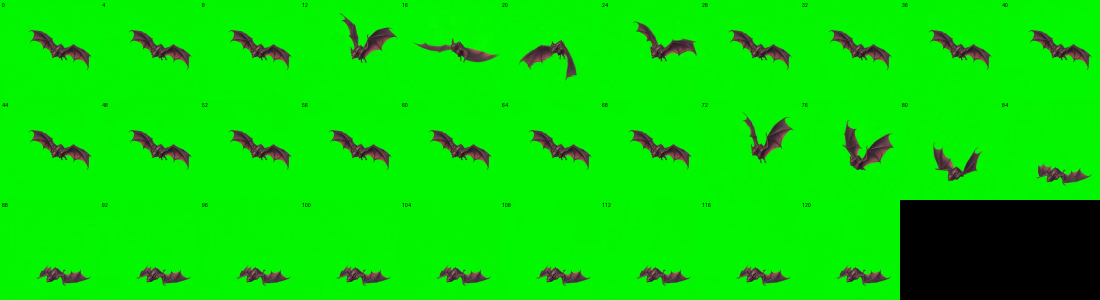
#> input picture design/xianxia-motion-2026-11-28/bat-hit-death-contact.png, 2200 x 600 px (shown at 1/2 size)
$ python -i export.py   (imports and definitions only)
#> lines starting #> are read from the running program, lines starting #| are printed output that depends on the picture
# 2026-11-27 bat-humanoid bite + elite M07 stomp for bat/snake/snake-lady/falcon (copied from design/xianxia-boss-skills-2026-11-26/export.py; adds degreen). Earlier: 2026-11-26 M08 clips (copied from design/xianxia-boss-skills-2026-11-25/export.py). Earlier: 2026-11-25 skill clips (copied from design/xianxia-boss-skills-2026-11-24/export.py; adds per-phase sources). Earlier: 2026-11-24 skill clips (copied from design/xianxia-normal-attacks-2026-11-22/export.py, same day). Earlier: 2026-11-22 normal attacks (copied from the rage M02 exporter, same day). Earlier header: 2026-11-22 rage M02 clips (exporter copied from 11-13). Original header: 2026-11-13 skill clips (exporter copied from 11-12) from Scenario P-Video 2 Pro (480px/24fps/124 frames), copied from the 11-09 exporter.
# yak: channel (M19); rhino: brace (M20 before the charge); wolf-humanoid: howl (M05); tiger-humanoid / falcon-humanoid: stomp (M07).
# Windows are 0-based source frame indices. Tiger uses clean-frames/ (rocks and cracks removed by clean_tiger.py).
# Each skill clip has 16 frames, phases windup 6 / active 2 / recovery 8. Frames are first composed in a 480 cell
# with one fixed scale/offset per clip (source frame-0 subject matched to the runtime walk move-000: height, centre,
# feet), then stored in a smaller cell (384 or 320) so the atlas stays within 3840x4096; a per-frame displayScale
# restores the 480 display size, and the normalized anchor is unchanged by uniform scaling.
# 2026-11-22 fix: the runtime sets the sprite content size to bodySize*displayScale whatever the cell's pixel size,
# so a smaller cell needs no 480/small compensation; displayScale is only the fit scale ds. Existing atlases were corrected.
# Every existing runtime frame is copied byte-identically. usage: export.py bear-humanoid|rhino|yak
from pathlib import Path
from PIL import Image, ImageFilter, ImageDraw
import numpy as np, json, hashlib, sys
ROOT = Path(__file__).resolve().parents[2]; RES = ROOT / 'cocos-pilot/assets/resources/tower-monsters-motion'; HERE = Path(__file__).resolve().parent
COUNTS = {'windup': 6, 'active': 2, 'recovery': 8}
JOBS = {
    # 2026-11-28 snake-lady ordinary bite (normal snake-lady, floor 8). v1 grew a snake jaw and sprayed red mist (rejected);
    # v2 26-110 bursts into red glow, so only its clean lunge is used: windup 2-18 lean back, active 20-22 dart forward with
    # the claws, recovery plays the lean back in reverse.
    'snake-lady': [('bite', 'snake-lady-bite-v2', {'windup': [2, 6, 10, 14, 18], 'active': [20, 21, 22], 'recovery': [19, 15, 10, 5, 1], 'degreen': True, 'despeckle': True})],
    # Bat hit + death from one clip: 12-28 flinch back to hover (18-20 fold the wings into a twisted pose, skipped); 72-88 limp fall, 88+ lying still.
    'bat': [('hit', 'bat-hit-death', {'windup': [12, 14, 15], 'active': [16, 21], 'recovery': [24, 26, 28], 'degreen': True, 'despeckle': True}),
            ('death', 'bat-hit-death', {'windup': [70, 72, 74, 76], 'active': [78, 80, 82], 'recovery': [84, 86, 88, 94, 104], 'degreen': True, 'despeckle': True})],
    # Crocodile hit: 2-10 head jerks up and back, played out and back (12+ turns sideways). Death: 56-76 sinks flat, legs splayed.
    'crocodile': [('hit', 'crocodile-hit-death', {'windup': [2, 4, 6], 'active': [8, 10], 'recovery': [8, 6, 3], 'degreen': True, 'despeckle': True}),
                  ('death', 'crocodile-hit-death', {'windup': [56, 58, 60], 'active': [62, 64, 66], 'recovery': [68, 70, 72, 76], 'degreen': True, 'despeckle': True})],
    # Boar-humanoid: 14-33 head and chest jerk back and settle; 86-108 knees buckle and it falls face down, still from 108.
    'boar-humanoid': [('hit', 'boar-humanoid-hit-death', {'windup': [14, 17, 20], 'active': [23, 26], 'recovery': [28, 30, 33], 'degreen': True, 'despeckle': True}),
                      ('death', 'boar-humanoid-hit-death', {'windup': [86, 88, 90, 92], 'active': [94, 96, 98], 'recovery': [100, 102, 104, 108, 116], 'degreen': True, 'despeckle': True})],
}
# 2026-11-28: the snake-lady atlas was full (4096x3904, its 256 side column used by stomp). Repack it on a 4096-wide shelf
# with its 480 cells resampled to 384 (still above the 256 native minimum) and new frames at 256.
REPACK = {'snake-lady': dict(width=4096, shrink={480: 384}, small=256), 'bat': dict(width=4096, shrink={480: 384}, small=384), 'crocodile': dict(width=4096, shrink={480: 384}, small=384)}
# [6 lines left out: function shelf, not called in this run]
W, H = 3840, 4096
def key(path):
#> called with path = 'bat-hit-death-contact.png'
    a = np.array(Image.open(path).convert('RGB')).astype(float)
    ex = a[:, :, 1] - np.maximum(a[:, :, 0], a[:, :, 2]); al = np.clip((55 - ex) / 35, 0, 1) * 255
#> after `ex = a[:, :, 1] - np.maximum(a[:, :, 0], a[:, :, 2])`:
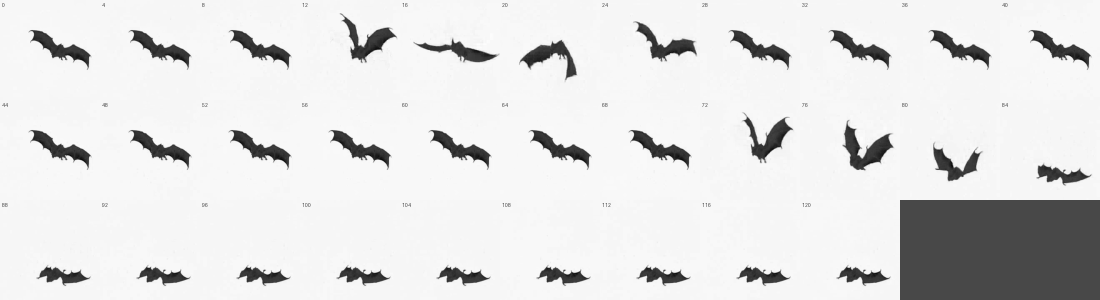
#> ex: shape (600, 2200) float64 (shown at 1/2 size); min -101, max 255, mean 212.5; drawn with min black and max white
#> after `al = np.clip((55 - ex) / 35, 0, 1) * 255`:
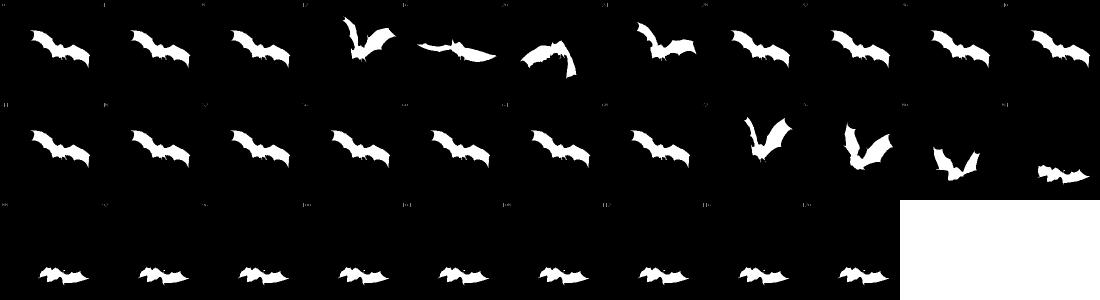
#> al: shape (600, 2200) float64 (shown at 1/2 size); min 0, max 255, mean 29.9
    a[:, :, 1] = np.minimum(a[:, :, 1], np.maximum(a[:, :, 0], a[:, :, 2]))
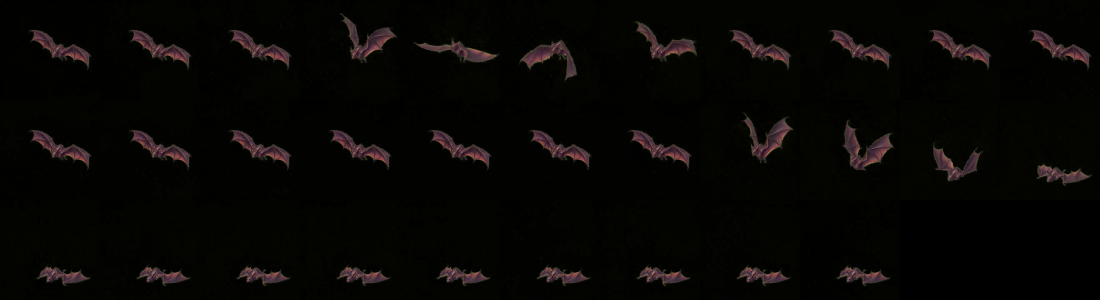
#> a: shape (600, 2200, 3) float64 (shown at 1/2 size); mean R, G, B 7.6, 5.9, 4.3
    im = Image.fromarray(a.astype('uint8')).convert('RGBA'); im.putalpha(Image.fromarray(al.astype('uint8')).filter(ImageFilter.MinFilter(3))); return im
#> after `im.putalpha(Image.fromarray(al.astype('uint8')).filter(ImageFilter.Min`:
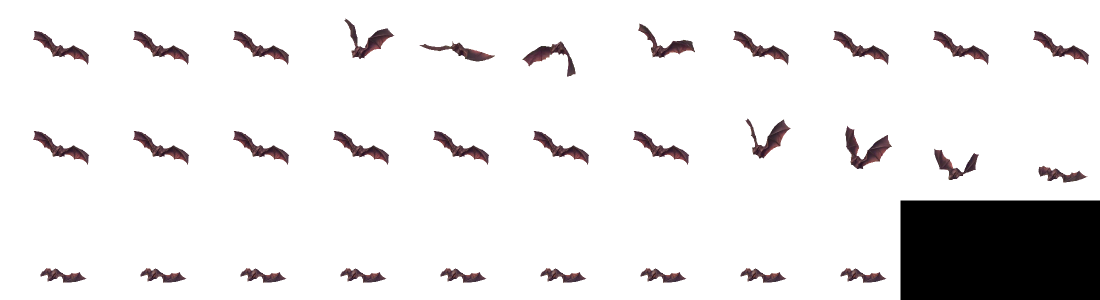
#> im: PIL image 2200x600 RGBA (shown at 1/2 size); mean R, G, B, A 7.6, 5.9, 4.3, 27.2; transparent parts drawn white
# [38 lines left out: functions degreen, degrey, despeckle, not called in this run]
box = lambda im: im.getchannel('A').point(lambda v: 255 if v >= 32 else 0).getbbox()
# [118 lines left out: functions pack, build, finish, not called in this run]
# [1 line not run here, left out]

>>> result = key('bat-hit-death-contact.png')
